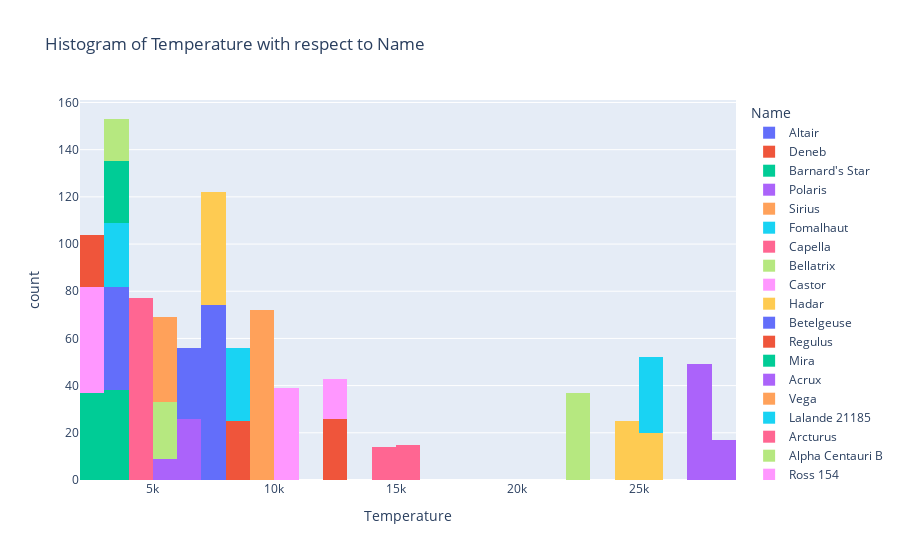

Write notebook code for a chart like this one.
### Code cell
# lets try the same plot using plotly to have a better understanding:

fig = plt.figure(figsize=(12, 8))
fig = px.histogram(df, x='Temperature', color='Name', title='Histogram of Temperature with respect to Name')
fig.show()

### Figure 1 — Plotly figure (JSON) as saved in the notebook; plotly's stock layout.template omitted (floating-point values rounded to 4 significant figures)
{"data": [{"alignmentgroup": "True", "bingroup": "x", "hovertemplate": "Name=Altair<br>Temperature=%{x}<br>count=%{y}<extra></extra>", "legendgroup": "Altair", "marker": {"color": "#636efa", "pattern": {"shape": ""}}, "name": "Altair", "offsetgroup": "Altair", "orientation": "v", "showlegend": true, "type": "histogram", "x": [7509.0, 7555.0, 7547.0, 7557.0, 7589.0, 7500.0, 7590.0, 7535.0, 7579.0, 7548.0, 7581.0, 7537.0, 7556.0, 7544.0, 7539.0, 7596.0, 7583.0, 7560.0, 7535.0, 7523.0, 7527.0, 7562.0, 7548.0, 7515.0, 7534.0, 7580.0, 7549.0, 7563.0, 7590.0, 7506.0, 7519.0, 7586.0, 7550.0, 7520.0, 7519.0, 7595.0, 7534.0, 7573.0, 7548.0, 7544.0, 7524.0, 7508.0, 7584.0, 7576.0, 7570.0, 7585.0, 7597.0, 7503.0, 7574.0, 7564.0, 7581.0, 7516.0, 7587.0, 7508.0, 7551.0, 7558.0, 7546.0, 7546.0, 7519.0, 7514.0, 7547.0, 7547.0, 7552.0, 7557.0, 7541.0, 7578.0, 7571.0, 7575.0, 7518.0, 7531.0, 7538.0, 7504.0, 7562.0, 7555.0], "xaxis": "x", "yaxis": "y"}, {"alignmentgroup": "True", "bingroup": "x", "hovertemplate": "Name=Deneb<br>Temperature=%{x}<br>count=%{y}<extra></extra>", "legendgroup": "Deneb", "marker": {"color": "#EF553B", "pattern": {"shape": ""}}, "name": "Deneb", "offsetgroup": "Deneb", "orientation": "v", "showlegend": true, "type": "histogram", "x": [8503.0, 8513.0, 8503.0, 8495.0, 8495.0, 8502.0, 8566.0, 8494.0, 8511.0, 8517.0, 8502.0, 8537.0, 8511.0, 8553.0, 8476.0, 8542.0, 8571.0, 8489.0, 8526.0, 8502.0, 8503.0, 8541.0, 8528.0, 8521.0, 8519.0], "xaxis": "x", "yaxis": "y"}, {"alignmentgroup": "True", "bingroup": "x", "hovertemplate": "Name=Barnard's Star<br>Temperature=%{x}<br>count=%{y}<extra></extra>", "legendgroup": "Barnard's Star", "marker": {"color": "#00cc96", "pattern": {"shape": ""}}, "name": "Barnard's Star", "offsetgroup": "Barnard's Star", "orientation": "v", "showlegend": true, "type": "histogram", "x": [3166.0, 3131.0, 3165.0, 3104.0, 3115.0, 3159.0, 3145.0, 3157.0, 3100.0, 3138.0, 3176.0, 3088.0, 3110.0, 3106.0, 3173.0, 3140.0, 3088.0, 3146.0, 3129.0, 3178.0, 3099.0, 3103.0, 3142.0, 3166.0, 3154.0, 3178.0, 3166.0, 3143.0, 3090.0, 3100.0, 3183.0, 3178.0, 3139.0, 3156.0, 3093.0, 3145.0, 3101.0, 3122.0], "xaxis": "x", "yaxis": "y"}, {"alignmentgroup": "True", "bingroup": "x", "hovertemplate": "Name=Polaris<br>Temperature=%{x}<br>count=%{y}<extra></extra>", "legendgroup": "Polaris", "marker": {"color": "#ab63fa", "pattern": {"shape": ""}}, "name": "Polaris", "offsetgroup": "Polaris", "orientation": "v", "showlegend": true, "type": "histogram", "x": [6048.0, 6003.0, 5987.0, 5987.0, 6064.0, 5973.0, 6024.0, 6053.0, 6035.0, 6007.0, 6014.0, 6055.0, 6007.0, 5967.0, 6005.0, 6030.0, 6003.0, 6062.0, 6062.0, 6023.0, 6025.0, 5996.0, 6050.0, 5990.0, 6010.0, 6060.0, 6047.0, 6051.0, 5984.0, 6030.0, 6011.0, 5967.0, 5996.0, 6026.0, 6062.0], "xaxis": "x", "yaxis": "y"}, {"alignmentgroup": "True", "bingroup": "x", "hovertemplate": "Name=Sirius<br>Temperature=%{x}<br>count=%{y}<extra></extra>", "legendgroup": "Sirius", "marker": {"color": "#FFA15A", "pattern": {"shape": ""}}, "name": "Sirius", "offsetgroup": "Sirius", "orientation": "v", "showlegend": true, "type": "histogram", "x": [9904.0, 9966.0, 9960.0, 9929.0, 9961.0, 9946.0, 9915.0, 9950.0, 9938.0, 9911.0, 9956.0, 9936.0, 9982.0, 9938.0, 9975.0, 9965.0, 9976.0, 9939.0, 9904.0, 9963.0, 9970.0, 9986.0, 9981.0, 9957.0, 9989.0, 9931.0, 9938.0, 9891.0, 9939.0, 9943.0, 9934.0, 9908.0, 9899.0, 9984.0], "xaxis": "x", "yaxis": "y"}, {"alignmentgroup": "True", "bingroup": "x", "hovertemplate": "Name=Fomalhaut<br>Temperature=%{x}<br>count=%{y}<extra></extra>", "legendgroup": "Fomalhaut", "marker": {"color": "#19d3f3", "pattern": {"shape": ""}}, "name": "Fomalhaut", "offsetgroup": "Fomalhaut", "orientation": "v", "showlegend": true, "type": "histogram", "x": [8541.0, 8570.0, 8587.0, 8579.0, 8587.0, 8588.0, 8574.0, 8550.0, 8572.0, 8548.0, 8598.0, 8544.0, 8550.0, 8624.0, 8576.0, 8631.0, 8540.0, 8627.0, 8631.0, 8584.0, 8589.0, 8593.0, 8548.0, 8611.0, 8584.0, 8591.0, 8580.0, 8614.0, 8619.0, 8592.0, 8602.0], "xaxis": "x", "yaxis": "y"}, {"alignmentgroup": "True", "bingroup": "x", "hovertemplate": "Name=Capella<br>Temperature=%{x}<br>count=%{y}<extra></extra>", "legendgroup": "Capella", "marker": {"color": "#FF6692", "pattern": {"shape": ""}}, "name": "Capella", "offsetgroup": "Capella", "orientation": "v", "showlegend": true, "type": "histogram", "x": [4979.0, 4908.0, 4904.0, 4936.0, 4937.0, 4981.0, 4988.0, 4945.0, 4911.0, 4961.0, 4913.0, 4896.0, 4890.0, 4977.0, 4954.0, 4969.0, 4930.0, 4927.0, 4900.0, 4964.0, 4973.0, 4957.0, 4984.0, 4935.0, 4918.0, 4978.0, 4917.0, 4959.0, 4959.0, 4978.0, 4931.0, 4897.0, 4964.0, 4930.0, 4949.0, 4957.0, 4906.0, 4895.0, 4891.0], "xaxis": "x", "yaxis": "y"}, {"alignmentgroup": "True", "bingroup": "x", "hovertemplate": "Name=Bellatrix<br>Temperature=%{x}<br>count=%{y}<extra></extra>", "legendgroup": "Bellatrix", "marker": {"color": "#B6E880", "pattern": {"shape": ""}}, "name": "Bellatrix", "offsetgroup": "Bellatrix", "orientation": "v", "showlegend": true, "type": "histogram", "x": [22570.0, 22560.0, 22630.0, 22630.0, 22630.0, 22560.0, 22630.0, 22600.0, 22610.0, 22640.0, 22580.0, 22600.0, 22580.0, 22630.0, 22560.0, 22640.0, 22600.0, 22550.0, 22620.0, 22590.0, 22610.0, 22560.0, 22580.0, 22590.0, 22640.0, 22640.0, 22580.0, 22640.0, 22560.0, 22640.0, 22550.0, 22590.0, 22610.0, 22590.0, 22630.0, 22590.0, 22600.0], "xaxis": "x", "yaxis": "y"}, {"alignmentgroup": "True", "bingroup": "x", "hovertemplate": "Name=Castor<br>Temperature=%{x}<br>count=%{y}<extra></extra>", "legendgroup": "Castor", "marker": {"color": "#FF97FF", "pattern": {"shape": ""}}, "name": "Castor", "offsetgroup": "Castor", "orientation": "v", "showlegend": true, "type": "histogram", "x": [10330.0, 10290.0, 10310.0, 10260.0, 10280.0, 10340.0, 10290.0, 10330.0, 10250.0, 10340.0, 10290.0, 10280.0, 10340.0, 10280.0, 10320.0, 10350.0, 10330.0, 10280.0, 10270.0, 10310.0, 10280.0, 10320.0, 10270.0, 10310.0, 10290.0, 10280.0, 10300.0, 10320.0, 10310.0, 10270.0, 10340.0, 10280.0, 10310.0, 10270.0, 10270.0, 10290.0, 10290.0, 10330.0, 10350.0], "xaxis": "x", "yaxis": "y"}, {"alignmentgroup": "True", "bingroup": "x", "hovertemplate": "Name=Hadar<br>Temperature=%{x}<br>count=%{y}<extra></extra>", "legendgroup": "Hadar", "marker": {"color": "#FECB52", "pattern": {"shape": ""}}, "name": "Hadar", "offsetgroup": "Hadar", "orientation": "v", "showlegend": true, "type": "histogram", "x": [24980.0, 24970.0, 25010.0, 25040.0, 25020.0, 24980.0, 24980.0, 25050.0, 24970.0, 25050.0, 25010.0, 24980.0, 25010.0, 25020.0, 25040.0, 25030.0, 25000.0, 24980.0, 25040.0, 25030.0, 24990.0, 24970.0, 25030.0, 25030.0, 24990.0, 24990.0, 25000.0, 24970.0, 24970.0, 25040.0, 24970.0, 25000.0, 24980.0, 25040.0, 24990.0, 24970.0, 24980.0, 24970.0, 25000.0, 25010.0, 24980.0, 24980.0, 24970.0, 25030.0, 25010.0], "xaxis": "x", "yaxis": "y"}, {"alignmentgroup": "True", "bingroup": "x", "hovertemplate": "Name=Betelgeuse<br>Temperature=%{x}<br>count=%{y}<extra></extra>", "legendgroup": "Betelgeuse", "marker": {"color": "#636efa", "pattern": {"shape": ""}}, "name": "Betelgeuse", "offsetgroup": "Betelgeuse", "orientation": "v", "showlegend": true, "type": "histogram", "x": [3473.0, 3503.0, 3502.0, 3462.0, 3544.0, 3466.0, 3481.0, 3460.0, 3537.0, 3500.0, 3536.0, 3486.0, 3534.0, 3514.0, 3523.0, 3542.0, 3492.0, 3483.0, 3533.0, 3464.0, 3531.0, 3516.0, 3457.0, 3483.0, 3468.0, 3530.0, 3504.0, 3542.0, 3466.0, 3477.0, 3477.0, 3539.0, 3515.0, 3545.0, 3529.0, 3478.0, 3516.0, 3524.0, 3469.0, 3523.0, 3485.0, 3496.0, 3512.0, 3479.0], "xaxis": "x", "yaxis": "y"}, {"alignmentgroup": "True", "bingroup": "x", "hovertemplate": "Name=Regulus<br>Temperature=%{x}<br>count=%{y}<extra></extra>", "legendgroup": "Regulus", "marker": {"color": "#EF553B", "pattern": {"shape": ""}}, "name": "Regulus", "offsetgroup": "Regulus", "orientation": "v", "showlegend": true, "type": "histogram", "x": [12480.0, 12490.0, 12470.0, 12470.0, 12470.0, 12430.0, 12410.0, 12460.0, 12500.0, 12490.0, 12440.0, 12470.0, 12430.0, 12490.0, 12470.0, 12510.0, 12440.0, 12460.0, 12410.0, 12430.0, 12420.0, 12500.0, 12460.0, 12470.0, 12500.0, 12430.0], "xaxis": "x", "yaxis": "y"}, {"alignmentgroup": "True", "bingroup": "x", "hovertemplate": "Name=Mira<br>Temperature=%{x}<br>count=%{y}<extra></extra>", "legendgroup": "Mira", "marker": {"color": "#00cc96", "pattern": {"shape": ""}}, "name": "Mira", "offsetgroup": "Mira", "orientation": "v", "showlegend": true, "type": "histogram", "x": [2929.0, 2956.0, 2923.0, 2882.0, 2922.0, 2925.0, 2913.0, 2918.0, 2945.0, 2922.0, 2909.0, 2898.0, 2939.0, 2872.0, 2962.0, 2915.0, 2868.0, 2914.0, 2870.0, 2927.0, 2947.0, 2891.0, 2894.0, 2891.0, 2875.0, 2942.0, 2940.0, 2896.0, 2950.0, 2958.0, 2892.0, 2868.0, 2918.0, 2889.0, 2881.0, 2955.0, 2943.0], "xaxis": "x", "yaxis": "y"}, {"alignmentgroup": "True", "bingroup": "x", "hovertemplate": "Name=Acrux<br>Temperature=%{x}<br>count=%{y}<extra></extra>", "legendgroup": "Acrux", "marker": {"color": "#ab63fa", "pattern": {"shape": ""}}, "name": "Acrux", "offsetgroup": "Acrux", "orientation": "v", "showlegend": true, "type": "histogram", "x": [28020.0, 27970.0, 28000.0, 27990.0, 28000.0, 27980.0, 28040.0, 27980.0, 27980.0, 28020.0, 28020.0, 27960.0, 27960.0, 27970.0, 28020.0, 28040.0, 27950.0, 27980.0, 28000.0, 27990.0, 28040.0, 28030.0, 28040.0, 28030.0, 27970.0, 28030.0, 27960.0, 28020.0, 28000.0, 28030.0], "xaxis": "x", "yaxis": "y"}, {"alignmentgroup": "True", "bingroup": "x", "hovertemplate": "Name=Vega<br>Temperature=%{x}<br>count=%{y}<extra></extra>", "legendgroup": "Vega", "marker": {"color": "#FFA15A", "pattern": {"shape": ""}}, "name": "Vega", "offsetgroup": "Vega", "orientation": "v", "showlegend": true, "type": "histogram", "x": [9590.0, 9632.0, 9649.0, 9616.0, 9614.0, 9650.0, 9636.0, 9644.0, 9558.0, 9570.0, 9615.0, 9640.0, 9556.0, 9573.0, 9620.0, 9566.0, 9601.0, 9630.0, 9626.0, 9552.0, 9593.0, 9638.0, 9580.0, 9607.0, 9643.0, 9565.0, 9608.0, 9588.0, 9643.0, 9621.0, 9600.0, 9611.0, 9591.0, 9604.0, 9628.0, 9577.0, 9632.0, 9616.0], "xaxis": "x", "yaxis": "y"}, {"alignmentgroup": "True", "bingroup": "x", "hovertemplate": "Name=Lalande 21185<br>Temperature=%{x}<br>count=%{y}<extra></extra>", "legendgroup": "Lalande 21185", "marker": {"color": "#19d3f3", "pattern": {"shape": ""}}, "name": "Lalande 21185", "offsetgroup": "Lalande 21185", "orientation": "v", "showlegend": true, "type": "histogram", "x": [3420.0, 3395.0, 3396.0, 3439.0, 3416.0, 3447.0, 3385.0, 3425.0, 3409.0, 3424.0, 3396.0, 3428.0, 3438.0, 3414.0, 3403.0, 3440.0, 3391.0, 3381.0, 3350.0, 3446.0, 3440.0, 3411.0, 3375.0, 3424.0, 3366.0, 3398.0, 3383.0], "xaxis": "x", "yaxis": "y"}, {"alignmentgroup": "True", "bingroup": "x", "hovertemplate": "Name=Arcturus<br>Temperature=%{x}<br>count=%{y}<extra></extra>", "legendgroup": "Arcturus", "marker": {"color": "#FF6692", "pattern": {"shape": ""}}, "name": "Arcturus", "offsetgroup": "Arcturus", "orientation": "v", "showlegend": true, "type": "histogram", "x": [4307.0, 4285.0, 4293.0, 4254.0, 4264.0, 4262.0, 4305.0, 4246.0, 4262.0, 4243.0, 4311.0, 4334.0, 4311.0, 4243.0, 4295.0, 4257.0, 4239.0, 4266.0, 4318.0, 4240.0, 4290.0, 4288.0, 4248.0, 4277.0, 4303.0, 4318.0, 4269.0, 4251.0, 4256.0, 4282.0, 4290.0, 4250.0, 4328.0, 4312.0, 4318.0, 4271.0, 4266.0, 4291.0], "xaxis": "x", "yaxis": "y"}, {"alignmentgroup": "True", "bingroup": "x", "hovertemplate": "Name=Alpha Centauri B<br>Temperature=%{x}<br>count=%{y}<extra></extra>", "legendgroup": "Alpha Centauri B", "marker": {"color": "#B6E880", "pattern": {"shape": ""}}, "name": "Alpha Centauri B", "offsetgroup": "Alpha Centauri B", "orientation": "v", "showlegend": true, "type": "histogram", "x": [5293.0, 5231.0, 5221.0, 5265.0, 5230.0, 5230.0, 5241.0, 5297.0, 5280.0, 5295.0, 5248.0, 5303.0, 5215.0, 5294.0, 5219.0, 5276.0, 5309.0, 5214.0, 5252.0, 5260.0, 5263.0, 5264.0, 5293.0, 5286.0], "xaxis": "x", "yaxis": "y"}, {"alignmentgroup": "True", "bingroup": "x", "hovertemplate": "Name=Ross 154<br>Temperature=%{x}<br>count=%{y}<extra></extra>", "legendgroup": "Ross 154", "marker": {"color": "#FF97FF", "pattern": {"shape": ""}}, "name": "Ross 154", "offsetgroup": "Ross 154", "orientation": "v", "showlegend": true, "type": "histogram", "x": [2789.0, 2767.0, 2796.0, 2771.0, 2758.0, 2827.0, 2843.0, 2785.0, 2802.0, 2842.0, 2793.0, 2810.0, 2820.0, 2817.0, 2761.0, 2784.0, 2816.0, 2804.0, 2842.0, 2833.0, 2787.0, 2775.0, 2824.0, 2777.0, 2831.0, 2792.0, 2776.0, 2843.0, 2792.0, 2759.0, 2810.0, 2819.0, 2784.0, 2822.0, 2843.0, 2803.0, 2783.0, 2797.0, 2796.0, 2839.0, 2795.0, 2788.0, 2776.0, 2848.0, 2799.0], "xaxis": "x", "yaxis": "y"}, {"alignmentgroup": "True", "bingroup": "x", "hovertemplate": "Name=Canopus<br>Temperature=%{x}<br>count=%{y}<extra></extra>", "legendgroup": "Canopus", "marker": {"color": "#FECB52", "pattern": {"shape": ""}}, "name": "Canopus", "offsetgroup": "Canopus", "orientation": "v", "showlegend": true, "type": "histogram", "x": [7322.0, 7396.0, 7323.0, 7353.0, 7393.0, 7344.0, 7380.0, 7304.0, 7374.0, 7353.0, 7383.0, 7333.0, 7306.0, 7325.0, 7376.0, 7385.0, 7379.0, 7314.0, 7307.0, 7346.0, 7367.0, 7358.0, 7359.0, 7379.0, 7326.0, 7352.0, 7347.0, 7378.0, 7372.0, 7315.0, 7369.0, 7322.0, 7352.0, 7355.0, 7310.0, 7361.0, 7360.0, 7371.0, 7349.0, 7345.0, 7362.0, 7320.0, 7318.0, 7330.0, 7384.0, 7364.0, 7307.0, 7336.0], "xaxis": "x", "yaxis": "y"}, {"alignmentgroup": "True", "bingroup": "x", "hovertemplate": "Name=Procyon<br>Temperature=%{x}<br>count=%{y}<extra></extra>", "legendgroup": "Procyon", "marker": {"color": "#636efa", "pattern": {"shape": ""}}, "name": "Procyon", "offsetgroup": "Procyon", "orientation": "v", "showlegend": true, "type": "histogram", "x": [6523.0, 6548.0, 6533.0, 6532.0, 6532.0, 6555.0, 6530.0, 6500.0, 6501.0, 6491.0, 6549.0, 6493.0, 6567.0, 6532.0, 6488.0, 6509.0, 6506.0, 6563.0, 6491.0, 6491.0, 6499.0, 6522.0, 6485.0, 6505.0, 6532.0, 6534.0, 6577.0, 6507.0, 6504.0, 6516.0], "xaxis": "x", "yaxis": "y"}, {"alignmentgroup": "True", "bingroup": "x", "hovertemplate": "Name=Wolf 359<br>Temperature=%{x}<br>count=%{y}<extra></extra>", "legendgroup": "Wolf 359", "marker": {"color": "#EF553B", "pattern": {"shape": ""}}, "name": "Wolf 359", "offsetgroup": "Wolf 359", "orientation": "v", "showlegend": true, "type": "histogram", "x": [2787.0, 2801.0, 2763.0, 2831.0, 2813.0, 2846.0, 2819.0, 2832.0, 2780.0, 2798.0, 2750.0, 2775.0, 2759.0, 2754.0, 2767.0, 2763.0, 2846.0, 2776.0, 2806.0, 2842.0, 2774.0, 2814.0], "xaxis": "x", "yaxis": "y"}, {"alignmentgroup": "True", "bingroup": "x", "hovertemplate": "Name=Antares<br>Temperature=%{x}<br>count=%{y}<extra></extra>", "legendgroup": "Antares", "marker": {"color": "#00cc96", "pattern": {"shape": ""}}, "name": "Antares", "offsetgroup": "Antares", "orientation": "v", "showlegend": true, "type": "histogram", "x": [3503.0, 3517.0, 3549.0, 3463.0, 3515.0, 3496.0, 3469.0, 3503.0, 3494.0, 3522.0, 3520.0, 3455.0, 3512.0, 3476.0, 3494.0, 3515.0, 3477.0, 3465.0, 3489.0, 3483.0, 3513.0, 3490.0, 3518.0, 3534.0, 3508.0, 3497.0], "xaxis": "x", "yaxis": "y"}, {"alignmentgroup": "True", "bingroup": "x", "hovertemplate": "Name=Alnilam<br>Temperature=%{x}<br>count=%{y}<extra></extra>", "legendgroup": "Alnilam", "marker": {"color": "#ab63fa", "pattern": {"shape": ""}}, "name": "Alnilam", "offsetgroup": "Alnilam", "orientation": "v", "showlegend": true, "type": "histogram", "x": [27490.0, 27500.0, 27460.0, 27490.0, 27520.0, 27520.0, 27520.0, 27450.0, 27460.0, 27530.0, 27470.0, 27450.0, 27490.0, 27540.0, 27460.0, 27490.0, 27480.0, 27530.0, 27510.0, 27470.0, 27520.0, 27530.0, 27540.0, 27520.0, 27470.0, 27470.0, 27530.0, 27540.0, 27520.0, 27510.0, 27550.0, 27470.0, 27490.0, 27530.0, 27510.0, 27530.0], "xaxis": "x", "yaxis": "y"}, {"alignmentgroup": "True", "bingroup": "x", "hovertemplate": "Name=Rigil Kentaurus<br>Temperature=%{x}<br>count=%{y}<extra></extra>", "legendgroup": "Rigil Kentaurus", "marker": {"color": "#FFA15A", "pattern": {"shape": ""}}, "name": "Rigil Kentaurus", "offsetgroup": "Rigil Kentaurus", "orientation": "v", "showlegend": true, "type": "histogram", "x": [5824.0, 5802.0, 5800.0, 5784.0, 5743.0, 5815.0, 5806.0, 5791.0, 5743.0, 5809.0, 5791.0, 5838.0, 5799.0, 5779.0, 5821.0, 5821.0, 5780.0, 5831.0, 5828.0, 5821.0, 5748.0, 5780.0, 5789.0, 5796.0, 5811.0, 5754.0, 5780.0, 5799.0, 5822.0, 5787.0, 5835.0, 5793.0, 5824.0, 5769.0, 5820.0, 5794.0], "xaxis": "x", "yaxis": "y"}, {"alignmentgroup": "True", "bingroup": "x", "hovertemplate": "Name=Spica<br>Temperature=%{x}<br>count=%{y}<extra></extra>", "legendgroup": "Spica", "marker": {"color": "#19d3f3", "pattern": {"shape": ""}}, "name": "Spica", "offsetgroup": "Spica", "orientation": "v", "showlegend": true, "type": "histogram", "x": [25370.0, 25390.0, 25440.0, 25380.0, 25410.0, 25370.0, 25370.0, 25430.0, 25450.0, 25410.0, 25400.0, 25440.0, 25450.0, 25420.0, 25360.0, 25410.0, 25370.0, 25350.0, 25450.0, 25410.0, 25350.0, 25440.0, 25380.0, 25380.0, 25400.0, 25410.0, 25360.0, 25370.0, 25430.0, 25440.0, 25450.0, 25410.0], "xaxis": "x", "yaxis": "y"}, {"alignmentgroup": "True", "bingroup": "x", "hovertemplate": "Name=Achernar<br>Temperature=%{x}<br>count=%{y}<extra></extra>", "legendgroup": "Achernar", "marker": {"color": "#FF6692", "pattern": {"shape": ""}}, "name": "Achernar", "offsetgroup": "Achernar", "orientation": "v", "showlegend": true, "type": "histogram", "x": [14990.0, 14990.0, 14980.0, 15020.0, 15000.0, 14980.0, 14990.0, 14980.0, 15040.0, 14990.0, 15030.0, 14990.0, 15040.0, 14960.0, 15000.0, 15020.0, 14970.0, 15020.0, 15010.0, 15020.0, 15020.0, 14980.0, 15020.0, 14990.0, 15020.0, 15040.0, 14990.0, 15030.0, 14990.0], "xaxis": "x", "yaxis": "y"}, {"alignmentgroup": "True", "bingroup": "x", "hovertemplate": "Name=Aldebaran<br>Temperature=%{x}<br>count=%{y}<extra></extra>", "legendgroup": "Aldebaran", "marker": {"color": "#B6E880", "pattern": {"shape": ""}}, "name": "Aldebaran", "offsetgroup": "Aldebaran", "orientation": "v", "showlegend": true, "type": "histogram", "x": [3908.0, 3893.0, 3892.0, 3917.0, 3931.0, 3937.0, 3941.0, 3885.0, 3959.0, 3893.0, 3919.0, 3958.0, 3948.0, 3958.0, 3945.0, 3941.0, 3921.0, 3881.0], "xaxis": "x", "yaxis": "y"}, {"alignmentgroup": "True", "bingroup": "x", "hovertemplate": "Name=Rigel<br>Temperature=%{x}<br>count=%{y}<extra></extra>", "legendgroup": "Rigel", "marker": {"color": "#FF97FF", "pattern": {"shape": ""}}, "name": "Rigel", "offsetgroup": "Rigel", "orientation": "v", "showlegend": true, "type": "histogram", "x": [12090.0, 12120.0, 12110.0, 12090.0, 12070.0, 12060.0, 12090.0, 12090.0, 12050.0, 12100.0, 12060.0, 12090.0, 12130.0, 12120.0, 12070.0, 12110.0, 12130.0], "xaxis": "x", "yaxis": "y"}], "layout": {"barmode": "relative", "legend": {"title": {"text": "Name"}, "tracegroupgap": 0}, "title": {"text": "Histogram of Temperature with respect to Name"}, "xaxis": {"anchor": "y", "domain": [0, 1], "title": {"text": "Temperature"}}, "yaxis": {"anchor": "x", "domain": [0, 1], "title": {"text": "count"}}}}
